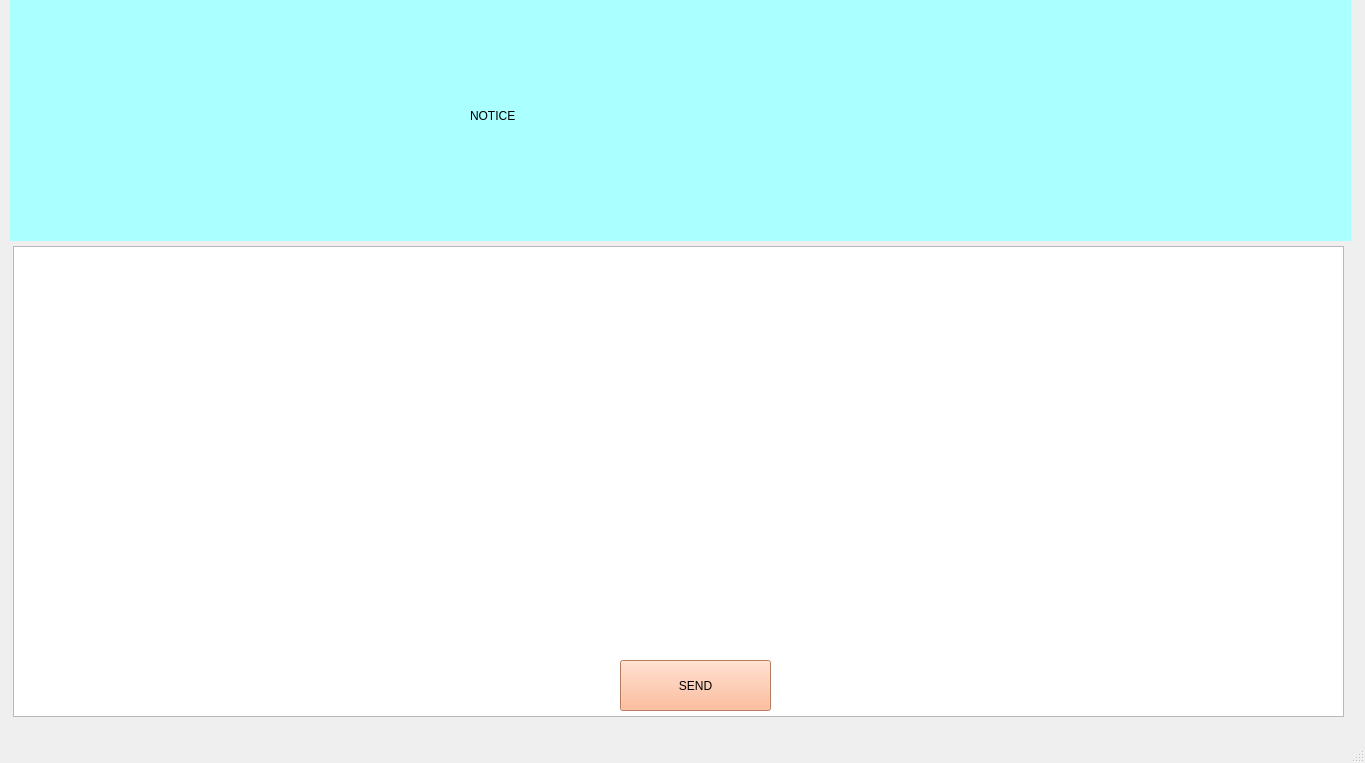
<?xml version="1.0" encoding="UTF-8"?>
<ui version="4.0">
 <class>MainWindow</class>
 <widget class="QMainWindow" name="MainWindow">
  <property name="geometry">
   <rect>
    <x>0</x>
    <y>0</y>
    <width>1365</width>
    <height>763</height>
   </rect>
  </property>
  <property name="windowTitle">
   <string>MainWindow</string>
  </property>
  <widget class="QWidget" name="centralwidget">
   <widget class="QLabel" name="labelImg">
    <property name="geometry">
     <rect>
      <x>10</x>
      <y>0</y>
      <width>1341</width>
      <height>241</height>
     </rect>
    </property>
    <property name="styleSheet">
     <string notr="true">background-color: rgb(170, 255, 255);</string>
    </property>
    <property name="text">
     <string/>
    </property>
    <property name="pixmap">
     <pixmap>shoutout.png</pixmap>
    </property>
   </widget>
   <widget class="QLabel" name="labelNotice">
    <property name="geometry">
     <rect>
      <x>470</x>
      <y>60</y>
      <width>451</width>
      <height>111</height>
     </rect>
    </property>
    <property name="styleSheet">
     <string notr="true">font: 72pt &quot;AR DELANEY&quot;;</string>
    </property>
    <property name="text">
     <string>NOTICE</string>
    </property>
   </widget>
   <widget class="QTextEdit" name="textEditTypeMsg">
    <property name="geometry">
     <rect>
      <x>13</x>
      <y>246</y>
      <width>1331</width>
      <height>471</height>
     </rect>
    </property>
    <property name="styleSheet">
     <string notr="true">font: 14pt &quot;Times New Roman&quot;;</string>
    </property>
   </widget>
   <widget class="QPushButton" name="pushButtonSend">
    <property name="geometry">
     <rect>
      <x>620</x>
      <y>660</y>
      <width>151</width>
      <height>51</height>
     </rect>
    </property>
    <property name="styleSheet">
     <string notr="true">font: 87 22pt &quot;Arial Black&quot;;
background-color: rgb(255, 170, 127);</string>
    </property>
    <property name="text">
     <string>SEND</string>
    </property>
   </widget>
  </widget>
  <widget class="QMenuBar" name="menubar">
   <property name="geometry">
    <rect>
     <x>0</x>
     <y>0</y>
     <width>1365</width>
     <height>26</height>
    </rect>
   </property>
  </widget>
  <widget class="QStatusBar" name="statusbar"/>
 </widget>
 <resources/>
 <connections/>
</ui>
